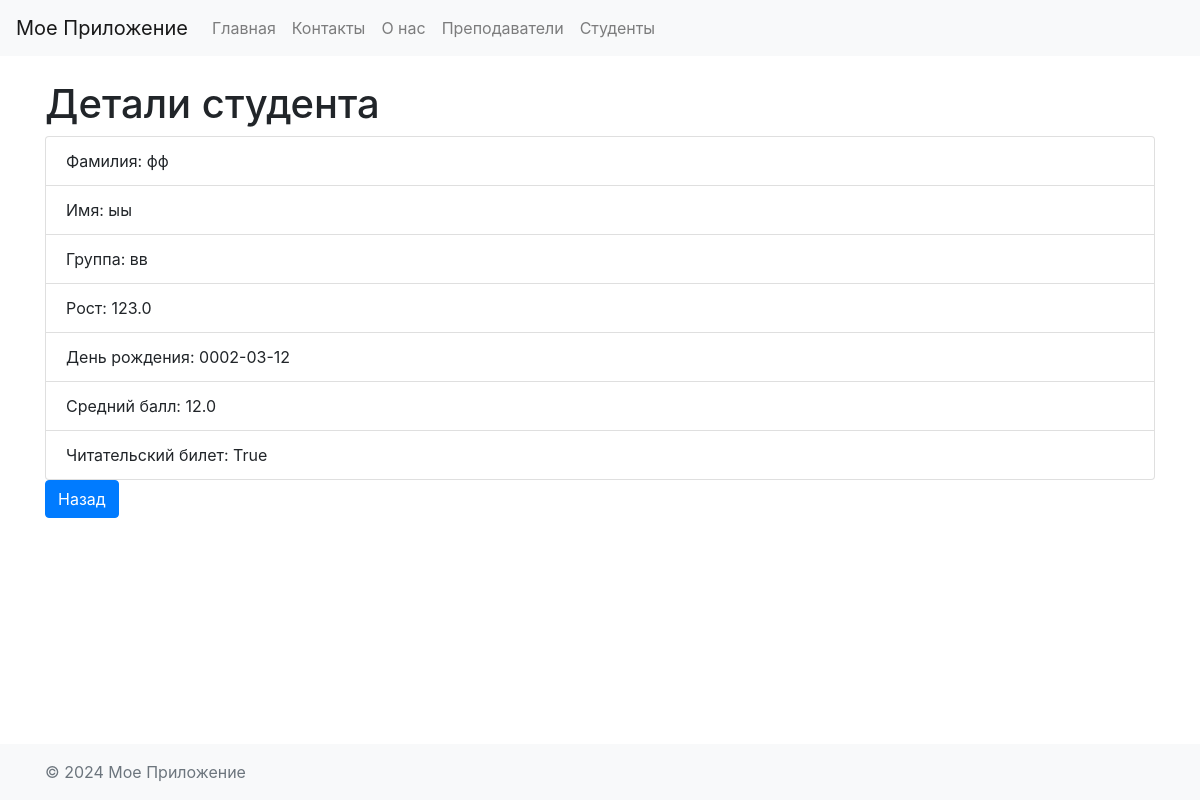
Screenshot of /student/1 with the database file from the repository.
### models.py (models this page shows)
class Student(db.Model):
    __tablename__ = 'students'
    id = db.Column(db.Integer, primary_key=True)
    last_name = db.Column(db.String(80), nullable=False)
    first_name = db.Column(db.String(80), nullable=False)
    group = db.Column(db.String(20))
    height = db.Column(db.Float)
    birthday = db.Column(db.Date)
    average_score = db.Column(db.Float)
    library_card = db.Column(db.Boolean)

### app.py (the view)
@app.route('/student/<int:id>', methods=['GET'])
def get_student(id):
    student = Student.query.get_or_404(id)
    return render_template('student_detail.html', student=student)

### templates/student_detail.html (shortened to what this page needs)
{% extends "base.html" %}
{% block content %}
    <h1>Детали студента</h1>
    <ul class="list-group">
        <li class="list-group-item">Фамилия: {{ student.last_name }}</li>
        <li class="list-group-item">Имя: {{ student.first_name }}</li>
        <li class="list-group-item">Группа: {{ student.group }}</li>
        <li class="list-group-item">Рост: {{ student.height }}</li>
        <li class="list-group-item">День рождения: {{ student.birthday }}</li>
        <li class="list-group-item">Средний балл: {{ student.average_score }}</li>
        <li class="list-group-item">Читательский билет: {{ student.library_card }}</li>
    </ul>
    <a href="{{ url_for('students') }}" class="btn btn-primary">Назад</a>
{% endblock %}

### templates/base.html (style rules this page uses)
html, body { height: 100%; }
body { display: flex; flex-direction: column; }

### rows the page displays
Student: last_name "фф", first_name "ыы", group "вв", height "123.0", birthday "0002-03-12", average_score "12.0", library_card "True"
